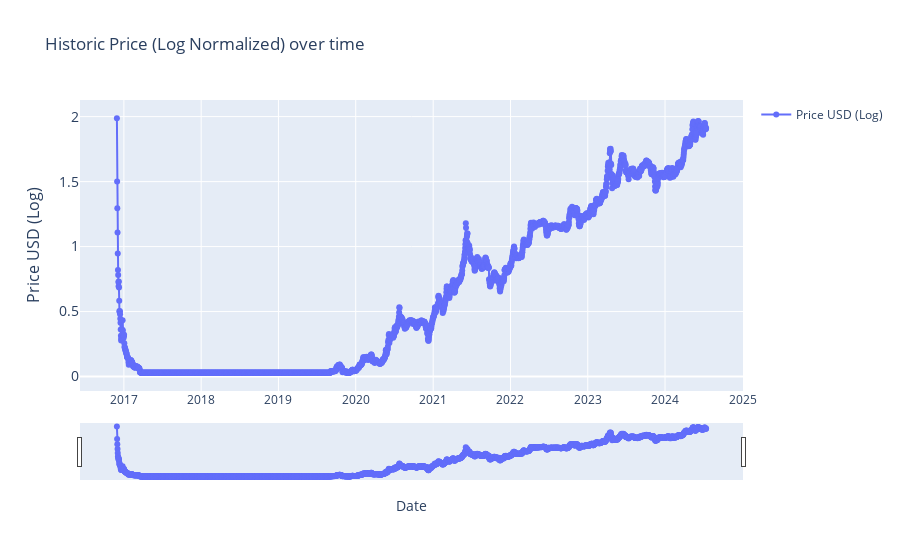
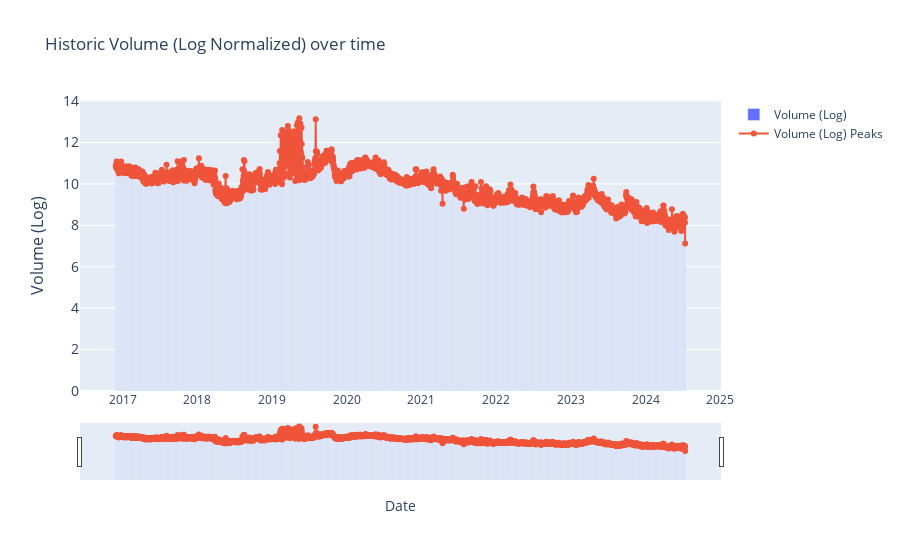

Source (notebook cell) for these figures, in order:
### Markdown cell above
### lognormal_historic_data

### Code cell
#outputs log normalised historic price + volume charts

import pandas as pd
import numpy as np
from ipywidgets import interact, DatePicker
import plotly.graph_objects as go

ln_df = create_ln_df(current_item)

start_date_picker = DatePicker(description='Start Date', value=START_DATE)
end_date_picker = DatePicker(description='End Date', value=END_DATE)

#NOTE: Top is LN price, bottom in LN volume.

interact(lambda start_date, end_date: plot_lognormalised_historic_price(ln_df, start_date, end_date),
         start_date=start_date_picker, end_date=end_date_picker)

interact(lambda start_date, end_date: plot_lognormalised_historic_volume(ln_df, start_date, end_date),
         start_date=start_date_picker, end_date=end_date_picker)

### Figure 1 — Plotly figure (JSON) as saved in the notebook; plotly's stock layout.template omitted (floating-point values rounded to 4 significant figures; data arrays with more than 128 entries replaced by an {"elided": "..."} marker saying what was removed)
{"data": [{"mode": "lines+markers", "name": "Price USD (Log)", "type": "scatter", "x": {"elided": "2784 str values"}, "y": {"elided": "2784 float values"}}], "layout": {"showlegend": true, "title": {"text": "Historic Price (Log Normalized) over time"}, "xaxis": {"rangeslider": {"visible": true}, "title": {"text": "Date"}, "type": "date"}, "yaxis": {"tickfont": {"size": 14}, "title": {"font": {"size": 16}, "text": "Price USD (Log)"}}}}

### Figure 2 — Plotly figure (JSON) as saved in the notebook; plotly's stock layout.template omitted (floating-point values rounded to 4 significant figures; data arrays with more than 128 entries replaced by an {"elided": "..."} marker saying what was removed)
{"data": [{"name": "Volume (Log)", "type": "bar", "x": {"elided": "2784 str values"}, "y": {"elided": "2784 float values"}}, {"mode": "lines+markers", "name": "Volume (Log) Peaks", "type": "scatter", "x": {"elided": "2784 str values"}, "y": {"elided": "2784 float values"}}], "layout": {"showlegend": true, "title": {"text": "Historic Volume (Log Normalized) over time"}, "xaxis": {"rangeslider": {"visible": true}, "title": {"text": "Date"}, "type": "date"}, "yaxis": {"tickfont": {"size": 14}, "title": {"font": {"size": 16}, "text": "Volume (Log)"}}}}
